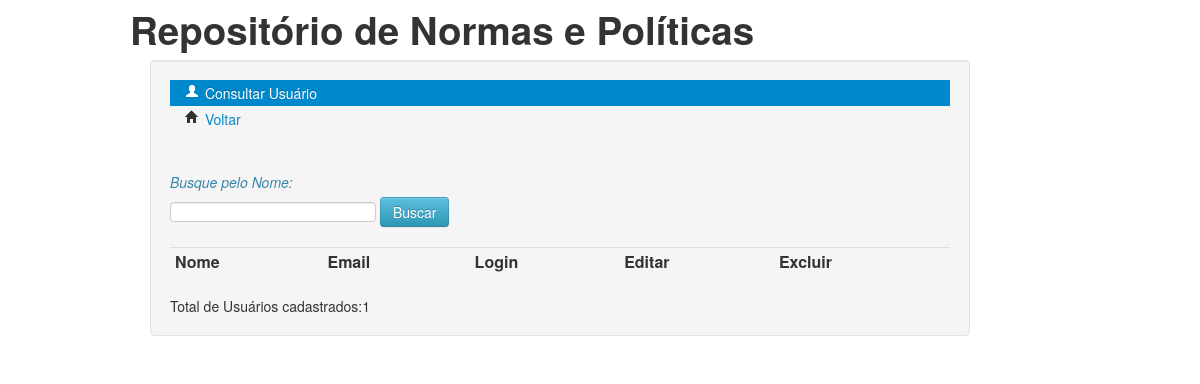
Before: /Admin/consultarUsuario.php?valoruser=Asdf (signed in) with the older database file.
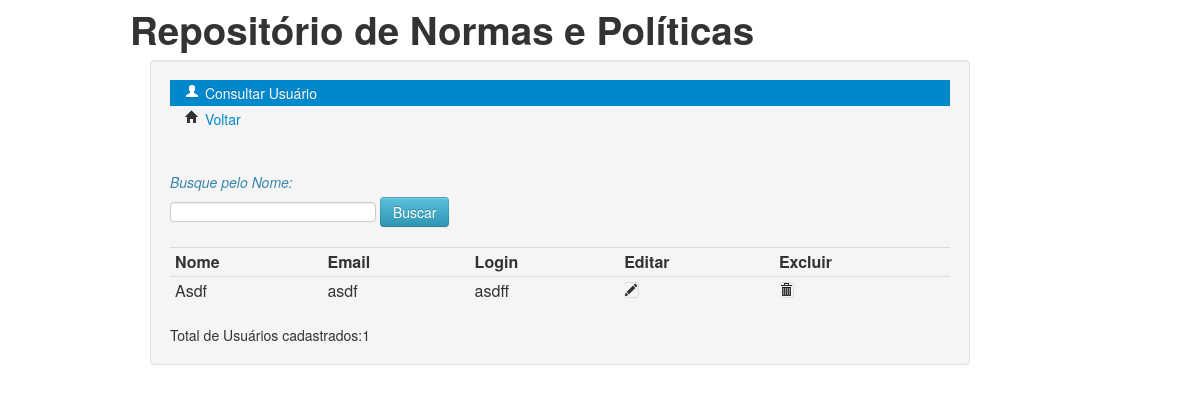
After: the same page with the newer database file.
### tables this page shows
CREATE TABLE "usuario" (
	"id"	INTEGER PRIMARY KEY AUTOINCREMENT,
	"nome"	TEXT,
	"email"	TEXT,
	"login"	TEXT,
	"senha"	TEXT
);

### Admin/consultarUsuario.php (the view, shortened to what this page needs)
<html>
    <head>
        <link rel="stylesheet" href="/bootstrap/css/bootstrap.css"/>
    </head>
    <body>
        <div class="container">
            <h1>Reposit&oacute;rio de Normas e Pol&iacute;ticas</h1>
            <div class="well span10">
            <ul class="nav nav-list">
                  <li class="active"><a href="#"><i class="icon-user icon-white"></i> Consultar Usu&aacute;rio</a></li>
                  <li><a href="/"><i class="icon-home"></i> Voltar</a></li>
            </ul>
            <br>
            <form action="consultarUsuario.php" method="get" class="form-inline">
                <br>
                <label>
                   <p class="text-info"><i>Busque pelo Nome:</i></p>
                   <input type="text" name="valoruser">
                </label>
                <input type="submit" value="Buscar" class="btn btn-info">
            </form>
            <?php
                    if(isset($_GET["valoruser"])){
                        $valoruser=$_GET["valoruser"];
                        include_once '../conexao.php';
          $sql="select * from usuario where nome like :nome order by nome";
        $sth = $con->prepare($sql);
       $total= $sth->execute([
            ':nome' => '%'.$valoruser.'%',
        ]);
        if ($total){
                    ?>
          <table class="table table-condensed" style="text-align: center">
                        <tr>
                    <th>Nome</th>
                    <th>Email</th>
                    <th>Login</th>
                    <th>Editar</th>
                    <th>Excluir</th>
                    </tr>
            <?php
                        while ($row =$sth->fetch()) {
                            ?>
            <tr>
            <td><?php echo $row["nome"]?></td>
            <td><?php echo $row["email"] ?></td>
            <td><?php echo $row["login"]?></td>
            <td><a href="editarUsuario.php?cod=<?php echo $row["id"]?>"><i class="icon-pencil table-bordered"></i></a></td>
            <td><a href="#" onclick="excluirUsuario(<?php echo $row["id"]; ?>)"><i class="icon-trash table-bordered"></i></a></td>
           </tr>
           <?php
                        }
                        echo "</table>";
                        echo "Total de Usuários cadastrados:".$total;
                    }
                    else {
                                echo "Nenhum Usuário encontrado. ";
                          }
                }
                ?>
        <br>
        </div>
 </div>
    </body>
</html>

Changed rows visible on the page:
added usuario: nome "Asdf", email "asdf", login "asdff"
